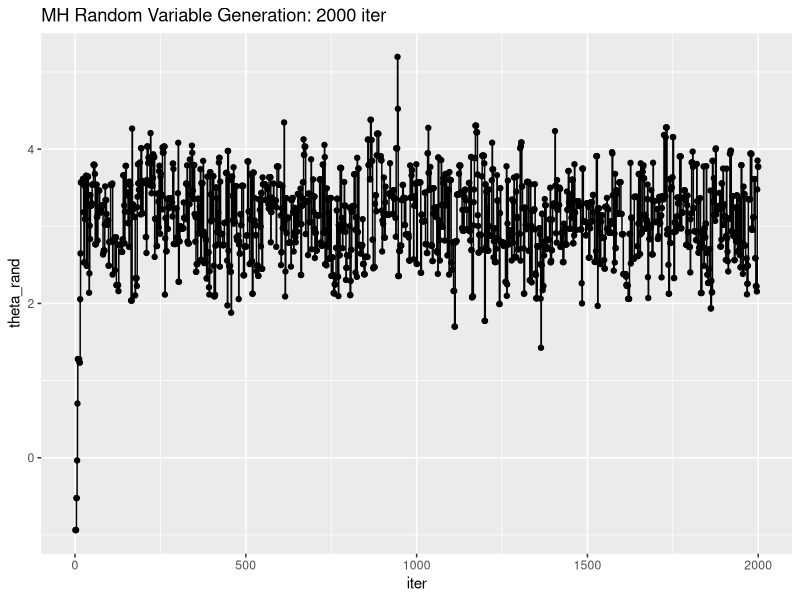

The R script that drew this image:
library(ggplot2)

# data
d <- c(2.4,3.2,2.2,4.6,3.3)

# likelihood function
likelihood <- function(theta) {
  l <-  1
  for (i in d) {
    l <- l * (1 / sqrt(2*pi)) * exp(-(i - theta)^2 / 2)
  }
  return (l)
}

# prior probability density function
prior <- function(theta) {
  return ( (1 / sqrt(20000*pi))^5 * exp(-(theta^2 / 20000)) )
}

# kernel function (simply likelihood * prior)
kernel <- function(theta) {
  return ( likelihood(theta) * prior(theta) )
}

# set random seed
set.seed(1)

# prepare empty random variable list
rand_list <- c()
accepted <- c()

# generate initial random variable
theta_rand_1 <- runif(1, min = -2, max = 2)

rand_list <- c(rand_list, theta_rand_1) # append to `rand_list` 

############## Tuning Parameter
sigma <- 1

for (i in 1:1999) {
  # suggest a candidate random variable
  last_rand <- rand_list[length(rand_list)]
  theta_rand_cand <- last_rand + rnorm(1, 0, sigma)
  
  # compare: calculate rate with kernel()
  rate <- kernel(theta_rand_cand) / kernel(last_rand)
  
  # evaluate candidate
  if (rate > 1) {
    # rate > 1: accept candidate as true random variable
    rand_list <- c(rand_list, theta_rand_cand)
    accepted <- c(accepted, TRUE)
  } else {
    # rate < 1: 
    # Bernoulli random variable
    a <- sample(x = c(1, 0),
                size = 1,
                replace = TRUE,
                prob = c(rate, 1-rate)
    )
    
    if (a == 1) {
      # accept candidate with probability of `rate`
      rand_list <- c(rand_list, theta_rand_cand)
      accepted <- c(accepted, TRUE)
    } else {
      # otherwise, reject candidate and accept the last random variable
      rand_list <- c(rand_list, last_rand)
      accepted <- c(accepted, FALSE)
    }
  }
}

# rand_list

df <- data.frame(iter = c(1:length(rand_list)),
                 theta_rand = rand_list)

ggplot(df, aes(iter, theta_rand)) + geom_point() + geom_step() + ggtitle("MH Random Variable Generation: 2000 iter")

# Acceptance rate
accept_rate <- mean(accepted)
print(accept_rate)

# mean of random samples
mean(rand_list[-(1:1000)])